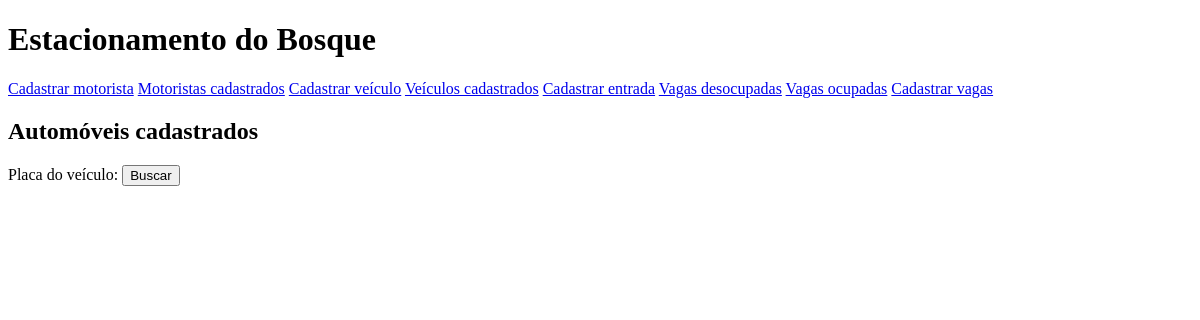
The page /registered_autos/ on the database as committed earlier.
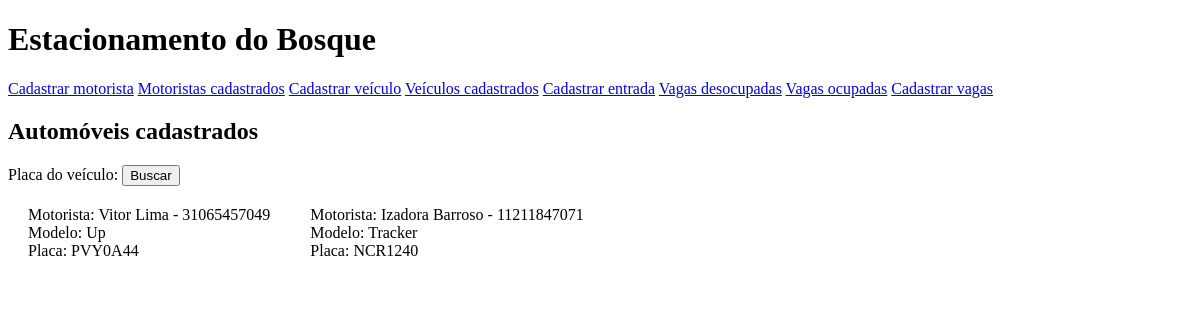
The same page on the database as committed later.
### apps/models.py (models this page shows, shortened)
class Autos(models.Model):
    driver = models.ForeignKey(
        Driver,
        on_delete=models.CASCADE,
        default=None
    )
    model = models.CharField(max_length=50)
    autos_plate = models.CharField(max_length=7)
    checkin_datetime = models.DateTimeField(auto_now=True)
    parked = models.BooleanField(default=False)
    class Meta:
        ordering = (('-checkin_datetime',))
        verbose_name = 'Autos'
        verbose_name_plural = 'Autos'

class Driver(models.Model):
    driver_name = models.CharField(max_length=50)
    monthly = models.BooleanField(default=False)
    cnh = models.CharField(max_length=11)
    cpf = models.CharField(max_length=11)
    file_upload = models.FileField(upload_to='uploaded_files', blank=True)
    def __str__(self):
        return f'{self.driver_name} - {self.cpf}'

### apps/views.py (the view)
# urls.py: path('registered_autos/', views.registered_autos, name='registered_autos'),
def registered_autos(request):
    all_registered_autos = Autos.objects.all()
    return render(request, 'registered_autos.html', {
        'all_registered_autos': all_registered_autos,
    })

### templates/registered_autos.html (shortened to what this page needs)
{% extends "base_parking.html" %}
{% block css %}
    {% load static %}
    <link rel="stylesheet" href="{% static "css/registered_drivers.css" %}">
{% endblock css %}
{% block content %}
    <h2>Automóveis cadastrados</h2>
    <section>
        <form action="{% url "apps:plate_search" %}" method="post">
            Placa do veículo: {{ form.plate_search }}
            <input type="submit" value="Buscar">
        </form>
    </section>
    <section>
        {% for auto in all_registered_autos %}
            <div id="registered_drivers">
                <span>Motorista: {{ auto.driver }}</span>
                <span>Modelo: {{ auto.model }}</span>
                <span>Placa: {{ auto.autos_plate }}</span>
            </div>
        {% endfor %}
    </section>
{% endblock content %}

Rows that differ between the two databases and show on the page:
added Autos: driver "Vitor Lima - 31065457049", model "Up", autos_plate "PVY0A44"
added Autos: driver "Izadora Barroso - 11211847071", model "Tracker", autos_plate "NCR1240"
